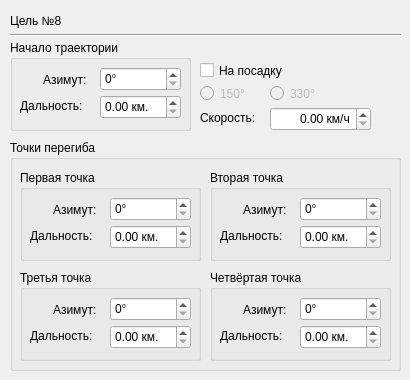
     <widget class="QWidget" name="Target8">
      <widget class="QGroupBox" name="TargetExtremums_8">
       <property name="geometry">
        <rect>
         <x>10</x>
         <y>140</y>
         <width>391</width>
         <height>231</height>
        </rect>
       </property>
       <property name="title">
        <string>Точки перегиба</string>
       </property>
       <widget class="QGroupBox" name="TargetExtremumFirst_8">
        <property name="geometry">
         <rect>
          <x>10</x>
          <y>30</y>
          <width>181</width>
          <height>91</height>
         </rect>
        </property>
        <property name="title">
         <string>Первая точка</string>
        </property>
        <widget class="QLabel" name="LabelTargetAzimuthFinish_33">
         <property name="geometry">
          <rect>
           <x>33</x>
           <y>32</y>
           <width>57</width>
           <height>15</height>
          </rect>
         </property>
         <property name="text">
          <string>Азимут:</string>
         </property>
        </widget>
        <widget class="QSpinBox" name="TargetAzimuthExtremumFirst_8">
         <property name="geometry">
          <rect>
           <x>90</x>
           <y>27</y>
           <width>81</width>
           <height>24</height>
          </rect>
         </property>
         <property name="suffix">
          <string>°</string>
         </property>
        </widget>
        <widget class="QLabel" name="LabelTargetRangeFinish_33">
         <property name="geometry">
          <rect>
           <x>10</x>
           <y>58</y>
           <width>71</width>
           <height>16</height>
          </rect>
         </property>
         <property name="text">
          <string>Дальность:</string>
         </property>
        </widget>
        <widget class="QDoubleSpinBox" name="TargetRangeExtremumFirst_8">
         <property name="geometry">
          <rect>
           <x>90</x>
           <y>55</y>
           <width>81</width>
           <height>24</height>
          </rect>
         </property>
         <property name="suffix">
          <string> км.</string>
         </property>
        </widget>
       </widget>
       <widget class="QGroupBox" name="TargetExtremumSecond_8">
        <property name="geometry">
         <rect>
          <x>200</x>
          <y>30</y>
          <width>181</width>
          <height>91</height>
         </rect>
        </property>
        <property name="title">
         <string>Вторая точка</string>
        </property>
        <widget class="QLabel" name="LabelTargetAzimuthFinish_34">
         <property name="geometry">
          <rect>
           <x>33</x>
           <y>32</y>
           <width>57</width>
           <height>15</height>
          </rect>
         </property>
         <property name="text">
          <string>Азимут:</string>
         </property>
        </widget>
        <widget class="QSpinBox" name="TargetAzimuthExtremumSecond_8">
         <property name="geometry">
          <rect>
           <x>90</x>
           <y>27</y>
           <width>81</width>
           <height>24</height>
          </rect>
         </property>
         <property name="suffix">
          <string>°</string>
         </property>
        </widget>
        <widget class="QLabel" name="LabelTargetRangeFinish_34">
         <property name="geometry">
          <rect>
           <x>10</x>
           <y>58</y>
           <width>71</width>
           <height>16</height>
          </rect>
         </property>
         <property name="text">
          <string>Дальность:</string>
         </property>
        </widget>
        <widget class="QDoubleSpinBox" name="TargetRangeExtremumSecond_8">
         <property name="geometry">
          <rect>
           <x>90</x>
           <y>55</y>
           <width>81</width>
           <height>24</height>
          </rect>
         </property>
         <property name="suffix">
          <string> км.</string>
         </property>
        </widget>
       </widget>
       <widget class="QGroupBox" name="TargetExtremumThird_8">
        <property name="geometry">
         <rect>
          <x>10</x>
          <y>130</y>
          <width>181</width>
          <height>91</height>
         </rect>
        </property>
        <property name="title">
         <string>Третья точка</string>
        </property>
        <widget class="QLabel" name="LabelTargetAzimuthFinish_35">
         <property name="geometry">
          <rect>
           <x>33</x>
           <y>32</y>
           <width>57</width>
           <height>15</height>
          </rect>
         </property>
         <property name="text">
          <string>Азимут:</string>
         </property>
        </widget>
        <widget class="QSpinBox" name="TargetAzimuthExtremumThird_8">
         <property name="geometry">
          <rect>
           <x>90</x>
           <y>27</y>
           <width>81</width>
           <height>24</height>
          </rect>
         </property>
         <property name="suffix">
          <string>°</string>
         </property>
        </widget>
        <widget class="QLabel" name="LabelTargetRangeFinish_35">
         <property name="geometry">
          <rect>
           <x>10</x>
           <y>58</y>
           <width>71</width>
           <height>16</height>
          </rect>
         </property>
         <property name="text">
          <string>Дальность:</string>
         </property>
        </widget>
        <widget class="QDoubleSpinBox" name="TargetRangeExtremumThird_8">
         <property name="geometry">
          <rect>
           <x>90</x>
           <y>55</y>
           <width>81</width>
           <height>24</height>
          </rect>
         </property>
         <property name="suffix">
          <string> км.</string>
         </property>
        </widget>
       </widget>
       <widget class="QGroupBox" name="TargetExtremumFourth_8">
        <property name="geometry">
         <rect>
          <x>200</x>
          <y>130</y>
          <width>181</width>
          <height>91</height>
         </rect>
        </property>
        <property name="title">
         <string>Четвёртая точка</string>
        </property>
        <widget class="QLabel" name="LabelTargetAzimuthFinish_36">
         <property name="geometry">
          <rect>
           <x>33</x>
           <y>32</y>
           <width>57</width>
           <height>15</height>
          </rect>
         </property>
         <property name="text">
          <string>Азимут:</string>
         </property>
        </widget>
        <widget class="QSpinBox" name="TargetAzimuthExtremumFourth_8">
         <property name="geometry">
          <rect>
           <x>90</x>
           <y>27</y>
           <width>81</width>
           <height>24</height>
          </rect>
         </property>
         <property name="suffix">
          <string>°</string>
         </property>
        </widget>
        <widget class="QLabel" name="LabelTargetRangeFinish_36">
         <property name="geometry">
          <rect>
           <x>10</x>
           <y>58</y>
           <width>71</width>
           <height>16</height>
          </rect>
         </property>
         <property name="text">
          <string>Дальность:</string>
         </property>
        </widget>
        <widget class="QDoubleSpinBox" name="TargetRangeExtremumFourth_8">
         <property name="geometry">
          <rect>
           <x>90</x>
           <y>55</y>
           <width>81</width>
           <height>24</height>
          </rect>
         </property>
         <property name="suffix">
          <string> км.</string>
         </property>
        </widget>
       </widget>
      </widget>
      <widget class="QGroupBox" name="TargetStart_8">
       <property name="geometry">
        <rect>
         <x>10</x>
         <y>40</y>
         <width>181</width>
         <height>91</height>
        </rect>
       </property>
       <property name="title">
        <string>Начало траектории</string>
       </property>
       <widget class="QLabel" name="LabelTargetAzimuthStart_9">
        <property name="geometry">
         <rect>
          <x>33</x>
          <y>32</y>
          <width>57</width>
          <height>15</height>
         </rect>
        </property>
        <property name="text">
         <string>Азимут:</string>
        </property>
       </widget>
       <widget class="QSpinBox" name="TargetAzimuthStart_9">
        <property name="geometry">
         <rect>
          <x>90</x>
          <y>27</y>
          <width>81</width>
          <height>24</height>
         </rect>
        </property>
        <property name="suffix">
         <string>°</string>
        </property>
       </widget>
       <widget class="QLabel" name="LabelTargetRangeStart_9">
        <property name="geometry">
         <rect>
          <x>10</x>
          <y>58</y>
          <width>71</width>
          <height>16</height>
         </rect>
        </property>
        <property name="text">
         <string>Дальность:</string>
        </property>
       </widget>
       <widget class="QDoubleSpinBox" name="TargetRangeStart_9">
        <property name="geometry">
         <rect>
          <x>90</x>
          <y>55</y>
          <width>81</width>
          <height>24</height>
         </rect>
        </property>
        <property name="suffix">
         <string> км.</string>
        </property>
       </widget>
      </widget>
      <widget class="Line" name="line_8">
       <property name="geometry">
        <rect>
         <x>10</x>
         <y>27</y>
         <width>391</width>
         <height>16</height>
        </rect>
       </property>
       <property name="orientation">
        <enum>Qt::Horizontal</enum>
       </property>
      </widget>
      <widget class="QCheckBox" name="TargetGoHome_8">
       <property name="geometry">
        <rect>
         <x>200</x>
         <y>60</y>
         <width>91</width>
         <height>21</height>
        </rect>
       </property>
       <property name="text">
        <string>На посадку</string>
       </property>
      </widget>
      <widget class="QLabel" name="label_8">
       <property name="geometry">
        <rect>
         <x>10</x>
         <y>10</y>
         <width>91</width>
         <height>21</height>
        </rect>
       </property>
       <property name="text">
        <string>Цель №8</string>
       </property>
      </widget>
      <widget class="QDoubleSpinBox" name="TargetSpeed_8">
       <property name="geometry">
        <rect>
         <x>270</x>
         <y>107</y>
         <width>101</width>
         <height>24</height>
        </rect>
       </property>
       <property name="alignment">
        <set>Qt::AlignRight|Qt::AlignTrailing|Qt::AlignVCenter</set>
       </property>
       <property name="suffix">
        <string> км/ч</string>
       </property>
      </widget>
      <widget class="QLabel" name="LabelSpeedTarget_8">
       <property name="geometry">
        <rect>
         <x>200</x>
         <y>110</y>
         <width>71</width>
         <height>16</height>
        </rect>
       </property>
       <property name="text">
        <string>Скорость:</string>
       </property>
      </widget>
      <widget class="QRadioButton" name="TargetGoHome330_8">
       <property name="enabled">
        <bool>false</bool>
       </property>
       <property name="geometry">
        <rect>
         <x>270</x>
         <y>83</y>
         <width>51</width>
         <height>21</height>
        </rect>
       </property>
       <property name="text">
        <string>330°</string>
       </property>
      </widget>
      <widget class="QRadioButton" name="TargetGoHome150_8">
       <property name="enabled">
        <bool>false</bool>
       </property>
       <property name="geometry">
        <rect>
         <x>200</x>
         <y>83</y>
         <width>51</width>
         <height>21</height>
        </rect>
       </property>
       <property name="text">
        <string>150°</string>
       </property>
      </widget>
     </widget>
